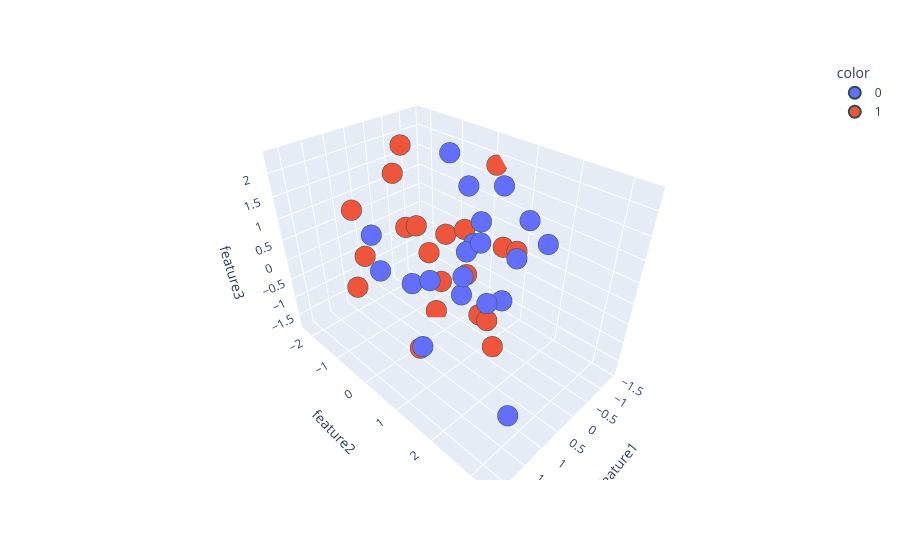

The notebook cell saved with this chart:
### Code cell
import plotly.express as px
#y_train_trf = y_train.astype(str)
fig = px.scatter_3d(df, x=df['feature1'], y=df['feature2'], z=df['feature3'],
              color=df['target'].astype('str'))
fig.update_traces(marker=dict(size=12,
                              line=dict(width=2,
                                        color='DarkSlateGrey')),
                  selector=dict(mode='markers'))

fig.show()

### Figure 1 — Plotly figure (JSON) as saved in the notebook; plotly's stock layout.template omitted (floating-point values rounded to 4 significant figures)
{"data": [{"hovertemplate": "color=0<br>feature1=%{x}<br>feature2=%{y}<br>feature3=%{z}<extra></extra>", "legendgroup": "0", "marker": {"color": "#636efa", "line": {"color": "DarkSlateGrey", "width": 2}, "size": 12, "symbol": "circle"}, "mode": "markers", "name": "0", "scene": "scene", "showlegend": true, "type": "scatter3d", "x": [-0.4655, 1.755, 1.812, 1.39, 2.195, 0.2312, -0.9035, 0.2778, -0.08989, 1.864, 0.8739, 0.7596, 0.5273, 1.917, 1.11, 0.3471, 0.6651, 0.6468, 0.1485, 0.3781], "y": [-0.3059, 0.1394, 1.53, 2.376, 0.5997, 1.189, 0.7564, 1.81, 0.5694, 1.35, 1.367, 1.652, 1.117, 3.355, 0.239, 2.691, 2.522, 1.124, 0.9536, 2.138], "z": [2.231, 0.7414, 1.279, 1.053, 1.886, 1.573, 1.736, 0.1565, 1.948, -0.2485, 0.7882, 1.569, 1.039, -0.3245, 0.1657, 1.821, 2.309, 0.1224, 0.9757, 1.303]}, {"hovertemplate": "color=1<br>feature1=%{x}<br>feature2=%{y}<br>feature3=%{z}<extra></extra>", "legendgroup": "1", "marker": {"color": "#EF553B", "line": {"color": "DarkSlateGrey", "width": 2}, "size": 12, "symbol": "circle"}, "mode": "markers", "name": "1", "scene": "scene", "showlegend": true, "type": "scatter3d", "x": [0.08129, -0.09394, 0.4506, -1.444, -0.6235, -0.2389, 0.6764, -0.6122, -1.334, 1.873, -0.02656, -0.4852, 0.8731, -0.417, -0.2321, -0.7458, 1.682, 0.272, 0.156, 0.1729], "y": [-1.12, 1.36, 1.617, 0.09345, -2.015, -0.5374, -2.256, -0.7368, 0.4961, -0.5015, 0.6232, 0.1158, -1.631, -2.097, -0.1904, 1.307, 1.065, -0.5416, -0.3046, 1.172], "z": [0.4374, -1.57, -0.3424, 1.793, 1.871, -1.769, 0.6536, -1.195, 0.01319, 0.09009, -0.003741, 0.6651, -0.1901, 1.239, 0.5254, 0.5493, -0.6056, 0.7938, 0.1899, -0.6286]}], "layout": {"legend": {"title": {"text": "color"}, "tracegroupgap": 0}, "margin": {"t": 60}, "scene": {"domain": {"x": [0, 1], "y": [0, 1]}, "xaxis": {"title": {"text": "feature1"}}, "yaxis": {"title": {"text": "feature2"}}, "zaxis": {"title": {"text": "feature3"}}}}}
